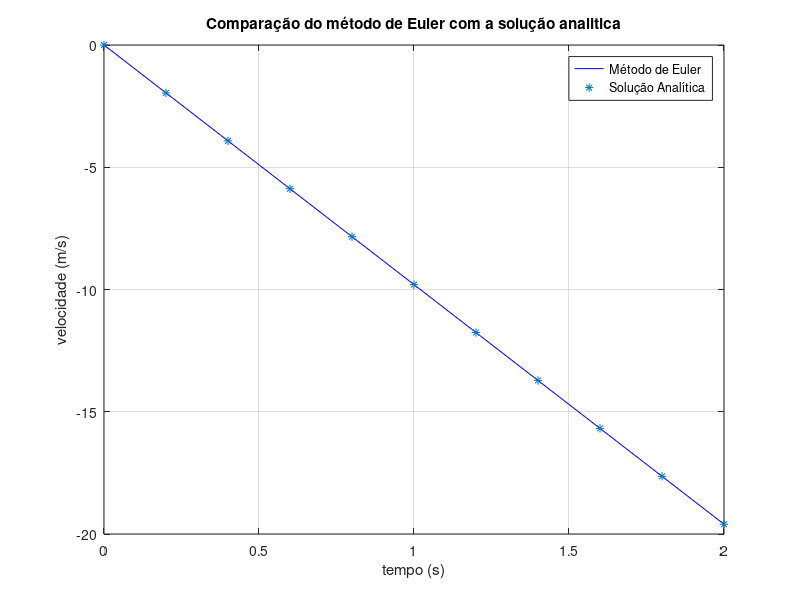

Write MATLAB code to recreate this figure.
%%  Ex1.f

clear,clc,close all

%%  CONSTANTES

m=0.150;        %150g => unidades SI: 0.150 kg
g=9.8;      %aceleraçao gravitica
v0=0;       %velocidade inicial
alt=3*2;        %altura de um andar*nºde andares que é largada a pedra
t0=0;       %tempo inicial
tf=2;       %tempo final
h=0.2;      %passo temporal

t=t0:h:tf;  %vetor tempo

%%  MÉTODO DE EULER

v=[];
v(1)=v0;
i=1;

while i<length(t)
    v(i+1)=v(i)+(-g)*h;
    i=i+1;
end

%%  SOLUÇÃO ANALÍTICA

vz=v0-g*t;

%%  GRÁFICO

figure(1)
plot(t,v,'b',t,vz,'*')
grid on
title('Comparação do método de Euler com a solução analitica')
xlabel('tempo (s)')
ylabel('velocidade (m/s)')
legend('Método de Euler','Solução Analítica')
